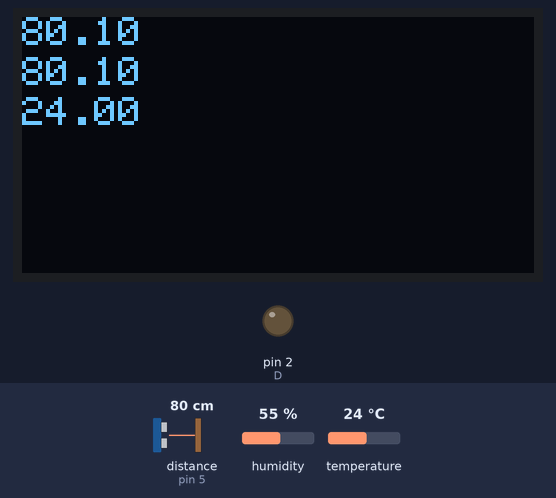
The sketch below on a simulated Arduino Uno, built with avr-gcc and run on an emulated ATmega328P. Shown: 128×64 one-colour display, output pins drawn as LEDs (lit = HIGH). Wiring (inferred from the names in the program): ultrasonic range finder: trigger pin 4; echo pin 5. Dashed ring = blinking. The inputs (shaded band) are chosen by the test bench; at power-on: distance to the obstacle (sensor on pin 5) 80 cm, temperature 24 °C, humidity 55 %. The echo pulse lasts 58.3 µs per cm; pins used as bus, display or sensor lines are not drawn; what the sketch prints to the serial monitor is not drawn.

Above: at 1.2 s.
1.3 s: distance to the obstacle (sensor on pin 5) set to 52 cm
At 2.3 s:
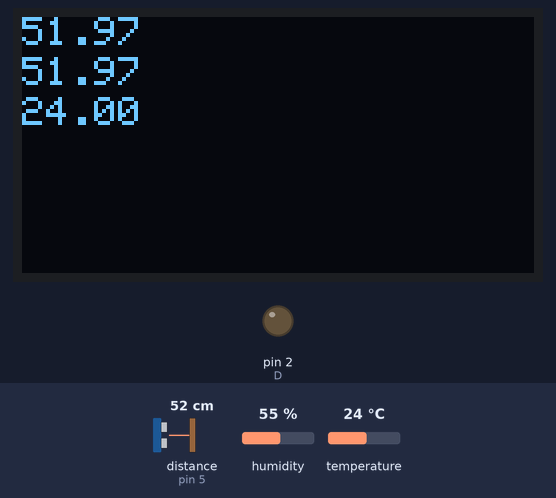
3.0 s: distance to the obstacle (sensor on pin 5) set to 46 cm
At 4.0 s:
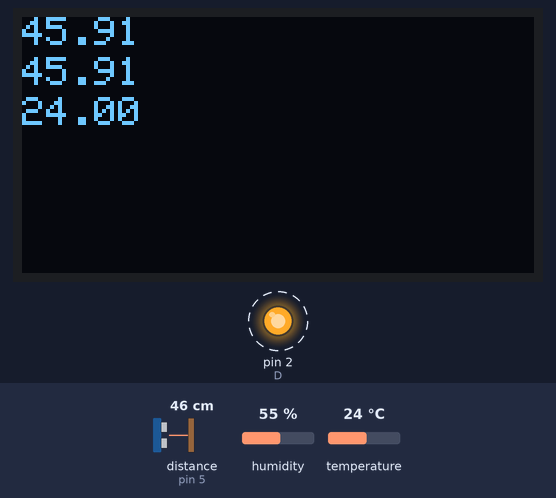
5.1 s: temperature set to 12 °C
At 7.7 s:
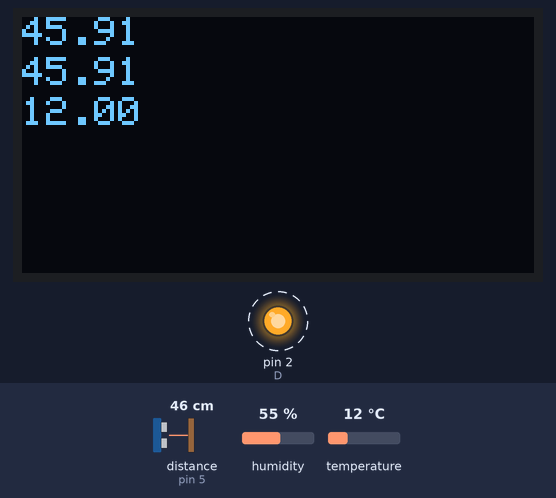
8.5 s: humidity set to 22 %
At 9.67 s:
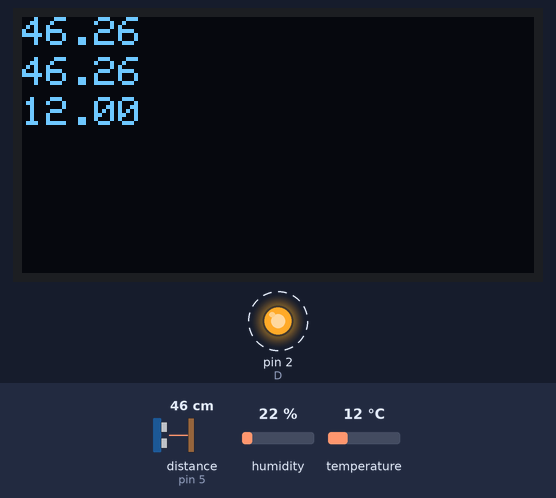
10.9 s: distance to the obstacle (sensor on pin 5) set to 120 cm
At 12.2 s:
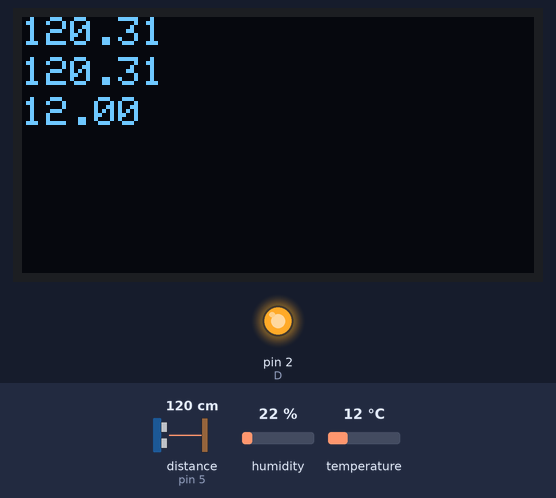
12.7 s: temperature set to 33 °C
At 14.5 s:
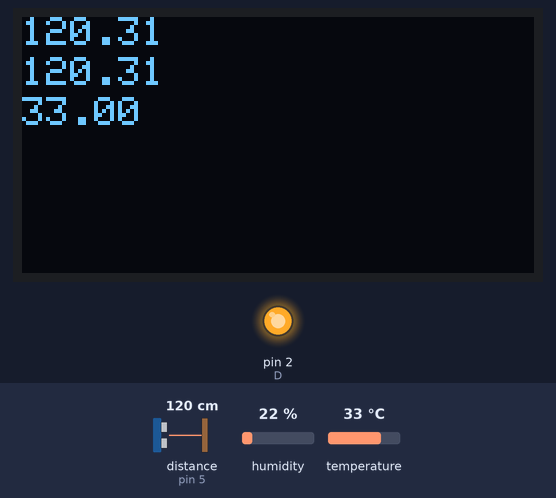
Timing chart, 0 to 16.0 s (numbered marks = the images above; inputs shaded):
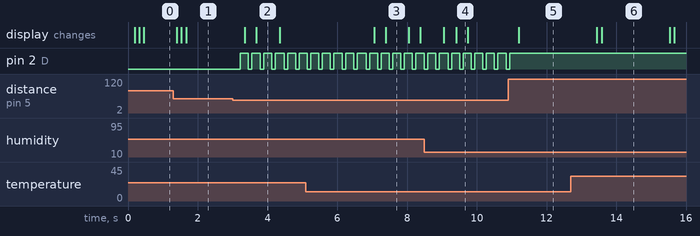

The sketch:

intelibike.ino
```cpp
#include <DHT.h>
#include <SPI.h> // SPI 通信协议库（用于部分外设通信）
#include <Wire.h> // I2C 通信协议库（用于 OLED、部分传感器通信）
#include <Adafruit_GFX.h>// OLED 屏幕图形驱动库
#include <Adafruit_SSD1306.h> // SSD1306 型号 OLED 屏幕驱动库
#define Trig 4 //超声波发送端引脚
#define Echo 5//超声波接收端引脚
#define DHTPIN 6     // 温度湿度传感器引脚
#define DHTTYPE DHT11  // 传感器类型
#define D 2//设定蜂鸣器引脚
Adafruit_SSD1306 OLED(128,64,&Wire,-1);//设定荧光屏长，宽
DHT dht(DHTPIN, DHTTYPE);//设定温湿度传感器类型

void setup() {
    Serial.begin(9600);
    dht.begin();  // 初始化传感器
    pinMode(Trig, OUTPUT);
    pinMode(Echo, INPUT);
    float d=0.0;
    digitalWrite(D,LOW);
    OLED.begin(SSD1306_SWITCHCAPVCC,0x3c);
    OLED.setTextColor(WHITE);

    pinMode(D,OUTPUT);
}

void loop() {
    delay(100);
    float T = dht.readTemperature();

    digitalWrite(Trig,LOW);
    delayMicroseconds(2);
    digitalWrite(Trig,HIGH);
    delayMicroseconds(10);
    digitalWrite(Trig,LOW);

    float t = pulseIn(Echo, HIGH);  // 往返时间（μs）

    float norm_distance = ((331.4+0.607*T)*0.000001*t)/2 * 100; //distance normalized using temperature
    float distance =t/58.0;
    Serial.print("距离: ");
    Serial.print(norm_distance);
    Serial.println(" cm");

    if (norm_distance<50.0){
        digitalWrite(D,LOW);
        delay(100);
        digitalWrite(D,HIGH);
        delay(100);}
    if (norm_distance<25){
        digitalWrite(D,LOW);
        delay(10);
        digitalWrite(D,HIGH);
        delay(10);
    }
    OLED.clearDisplay();
    OLED.setCursor(0,0);
    OLED.print(distance);
    OLED.setCursor(0,20);
    OLED.print(T);
    OLED.setCursor(0,10);
    OLED.print(distance);
    OLED.display();
}
```

Measured:
- the behaviour switches between 50 and 49 cm on distance to the obstacle (sensor on pin 5) (found by bisection; images 1 and 2)
- after the input at 1.3 s, the display: changes after 0.10 s (image 1)
- after the input at 3.0 s, pin 2 (D): alternates HIGH for 0.23 s and LOW for 0.10 s, starting after 0.22 s; the display: first changes after 0.35 s (image 2 shows a later state)
- after the input at 5.1 s, the display: first changes after 2.0 s (image 3 shows a later state)
- after the input at 8.5 s, the display: first differs from a run without the input after 0.91 s (image 4)
- after the input at 10.9 s, pin 2 (D): goes on until 10.9 s, then stays HIGH; the display: changes after 0.31 s (image 5)
- after the input at 12.7 s, the display: first changes after 0.75 s (image 6 shows a later state)
